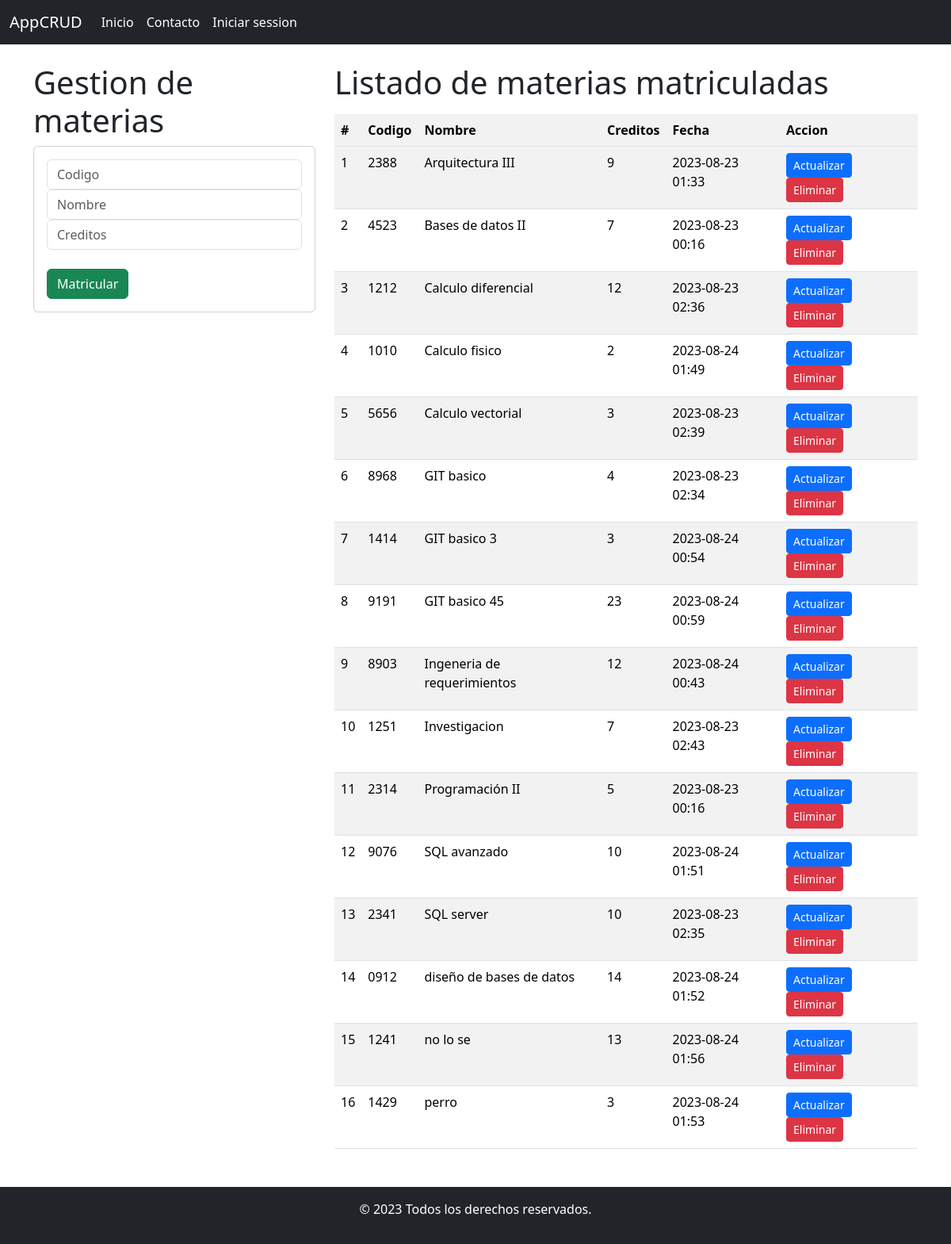
/home/, run on an earlier commit of the app's database.
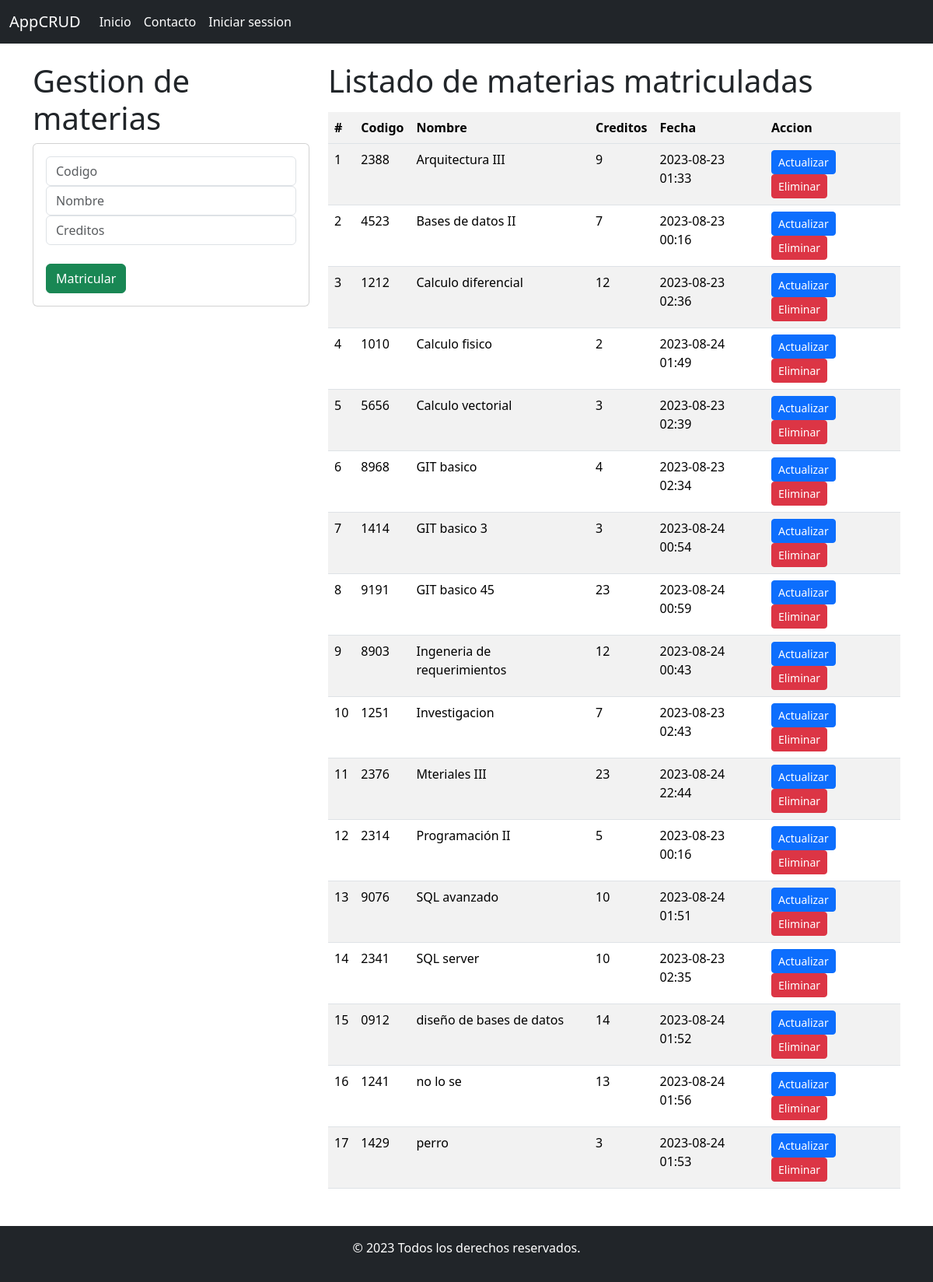
And on a later commit of the database.
### GestionarMaterias/models.py (models this page shows, shortened)
class MaricularMaterias(models.Model):
    id = models.CharField(primary_key=True,  max_length=5)
    nombre = models.CharField(max_length=40, blank=False, null=False)
    creditos = models.PositiveSmallIntegerField(blank=False, null=False)
    fecha = models.DateTimeField(auto_now=True)

### GestionarMaterias/views.py (the view)
# urls.py: path('home/', views.home, name="home" ),
def home(request):
    materias = MaricularMaterias.objects.all().order_by("nombre")
    contexto = {"materias": materias}
    return render(request, "gestionMaterias.html", context=contexto)

### GestionarMaterias/templates/gestionMaterias.html (shortened to what this page needs)
{% extends "main.html" %}
{% block body %}
<div class="row">
    <div class="col-sm-12 col-md-6 col-lg-4 col-xl-4">
        <h1> Gestion de materias</h1>
        <div class="card">
            <div class="card-body">
                <form action="{% url 'register' %}" method="POST">
                    <div class="form-group">
                        <input type="text"  name="codigo" class="form-control" placeholder="Codigo" required>
                    </div>
                    <div class="form-group">
                        <input type="text"  name="nombre" class="form-control" placeholder="Nombre"  max="40" required>
                    </div>
                    <div class="form-group">
                        <input type="text" name="creditos" class="form-control" placeholder="Creditos" required>
                    </div>
                    <div class="form-group">
                        <br>
                        <button type="submit" class="btn btn-success "> Matricular</button>
                    </div>
                </form>
            </div>
        </div>
    </div>
<div class="col-sm-12 col-md-6 col-lg-8 col-xl-8">
    <h1> Listado de materias matriculadas</h1>
    <div class="table-responsive py-2">
        <table class="table table-striped">
            <thhead>
                <tr>
                    <th> #</th>
                    <th>Codigo</th>
                    <th>Nombre</th>
                    <th>Creditos</th>
                    <th>Fecha</th>
                    <th>Accion</th>
                </tr>
            </thhead>
            <tbody>
                {% for materia in materias %}
                <tr>
                    <td>{{forloop.counter}}</td>
                    <td>{{materia.id}}</td>
                    <td>{{materia.nombre}}</td>
                    <td>{{materia.creditos}}</td>
                    <td>{{materia.fecha|date:"Y-m-d H:i"}}</td>
                    <td>
                        <div class="btn-group" role="group" aria-label="Botones de Acción">
                            <form action="{% url "delete" materia.id %}" method="POST">
                                <input type="submit" class="btn btn-sm btn-primary" value="Actualizar">
                                <input type="submit" class="btn btn-sm btn-danger" value="Eliminar">
                            </form>
                        </div>
                      </td>
                </tr>
                {% endfor %}
            </tbody>
        </table>
    </div>
</div>
</div>
{% endblock %}

What changed in the data, as far as the page shows it:
added MaricularMaterias: id "2376", nombre "Mteriales III", creditos "23", fecha "2023-08-24 22:44"
